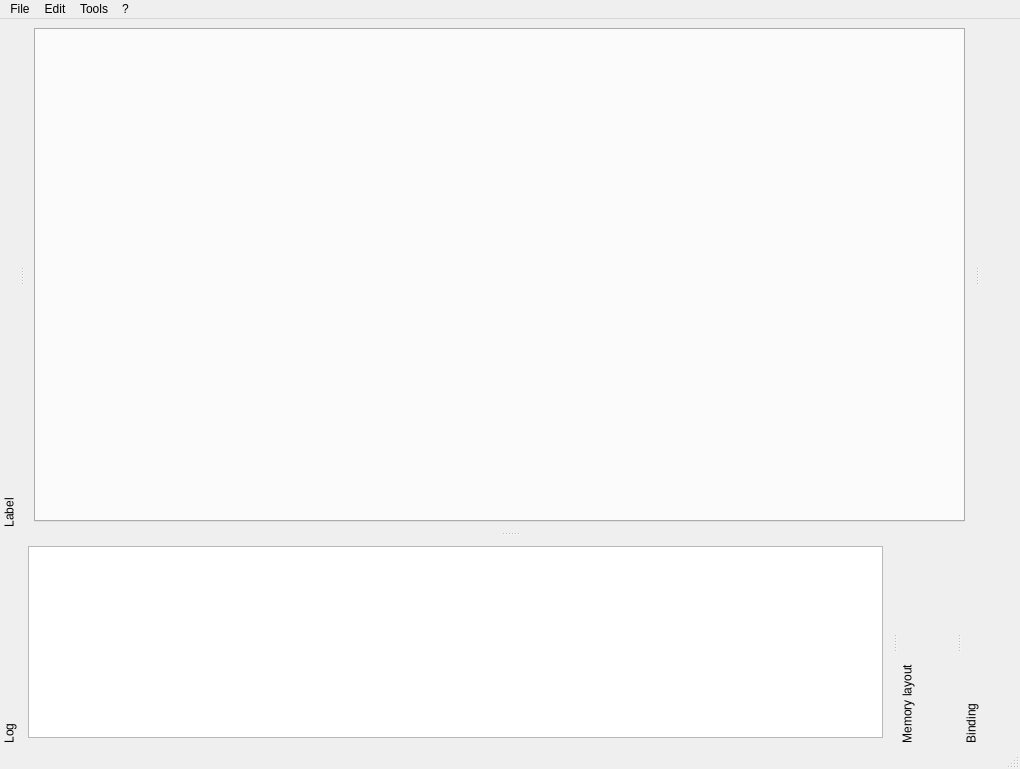
<?xml version="1.0" encoding="UTF-8"?>
<ui version="4.0">
 <class>MainWindow</class>
 <widget class="QMainWindow" name="MainWindow">
  <property name="geometry">
   <rect>
    <x>0</x>
    <y>0</y>
    <width>1020</width>
    <height>769</height>
   </rect>
  </property>
  <property name="acceptDrops">
   <bool>true</bool>
  </property>
  <property name="windowTitle">
   <string>Medusa</string>
  </property>
  <property name="windowIcon">
   <iconset resource="Resources.qrc">
    <normaloff>:/logo/medusa.png</normaloff>:/logo/medusa.png</iconset>
  </property>
  <property name="locale">
   <locale language="English" country="UnitedStates"/>
  </property>
  <property name="dockOptions">
   <set>QMainWindow::AllowNestedDocks|QMainWindow::AllowTabbedDocks|QMainWindow::AnimatedDocks|QMainWindow::ForceTabbedDocks|QMainWindow::VerticalTabs</set>
  </property>
  <widget class="QWidget" name="centralwidget">
   <layout class="QVBoxLayout" name="verticalLayout">
    <item>
     <widget class="QTabWidget" name="tabWidget">
      <property name="currentIndex">
       <number>-1</number>
      </property>
     </widget>
    </item>
   </layout>
  </widget>
  <widget class="QMenuBar" name="menubar">
   <property name="geometry">
    <rect>
     <x>0</x>
     <y>0</y>
     <width>1020</width>
     <height>21</height>
    </rect>
   </property>
   <widget class="QMenu" name="menuFile">
    <property name="title">
     <string>File</string>
    </property>
    <addaction name="actionOpen"/>
    <addaction name="actionClose"/>
    <addaction name="actionLoad"/>
    <addaction name="actionSave"/>
    <addaction name="actionQuit"/>
   </widget>
   <widget class="QMenu" name="menu">
    <property name="title">
     <string>?</string>
    </property>
    <addaction name="actionAbout"/>
   </widget>
   <widget class="QMenu" name="menuTools">
    <property name="title">
     <string>Tools</string>
    </property>
    <addaction name="actionGoto"/>
   </widget>
   <widget class="QMenu" name="menuEdit">
    <property name="title">
     <string>Edit</string>
    </property>
    <addaction name="actionSettings"/>
   </widget>
   <addaction name="menuFile"/>
   <addaction name="menuEdit"/>
   <addaction name="menuTools"/>
   <addaction name="menu"/>
  </widget>
  <widget class="QStatusBar" name="statusbar"/>
  <widget class="QDockWidget" name="logDock">
   <property name="features">
    <set>QDockWidget::DockWidgetMovable|QDockWidget::DockWidgetVerticalTitleBar</set>
   </property>
   <property name="allowedAreas">
    <set>Qt::BottomDockWidgetArea</set>
   </property>
   <property name="windowTitle">
    <string>Log</string>
   </property>
   <attribute name="dockWidgetArea">
    <number>8</number>
   </attribute>
   <widget class="QWidget" name="logDockWidgetContents">
    <layout class="QVBoxLayout" name="verticalLayout_3">
     <item>
      <widget class="QPlainTextEdit" name="logEdit">
       <property name="minimumSize">
        <size>
         <width>0</width>
         <height>0</height>
        </size>
       </property>
       <property name="readOnly">
        <bool>true</bool>
       </property>
      </widget>
     </item>
    </layout>
   </widget>
  </widget>
  <widget class="QDockWidget" name="labelDock">
   <property name="accessibleName">
    <string/>
   </property>
   <property name="features">
    <set>QDockWidget::DockWidgetMovable|QDockWidget::DockWidgetVerticalTitleBar</set>
   </property>
   <property name="allowedAreas">
    <set>Qt::LeftDockWidgetArea</set>
   </property>
   <property name="windowTitle">
    <string>Label</string>
   </property>
   <attribute name="dockWidgetArea">
    <number>1</number>
   </attribute>
   <widget class="QWidget" name="labelDockWidgetContents"/>
  </widget>
  <widget class="QDockWidget" name="addressDock">
   <property name="minimumSize">
    <size>
     <width>40</width>
     <height>400</height>
    </size>
   </property>
   <property name="features">
    <set>QDockWidget::NoDockWidgetFeatures</set>
   </property>
   <property name="allowedAreas">
    <set>Qt::RightDockWidgetArea</set>
   </property>
   <attribute name="dockWidgetArea">
    <number>2</number>
   </attribute>
   <widget class="QWidget" name="AddressDockContents"/>
  </widget>
  <widget class="QDockWidget" name="memAreaDock">
   <property name="features">
    <set>QDockWidget::DockWidgetMovable|QDockWidget::DockWidgetVerticalTitleBar</set>
   </property>
   <property name="windowTitle">
    <string>Memory layout</string>
   </property>
   <attribute name="dockWidgetArea">
    <number>8</number>
   </attribute>
  </widget>
  <widget class="QDockWidget" name="BindingDock">
   <property name="features">
    <set>QDockWidget::DockWidgetMovable|QDockWidget::DockWidgetVerticalTitleBar</set>
   </property>
   <property name="windowTitle">
    <string>Binding</string>
   </property>
   <attribute name="dockWidgetArea">
    <number>8</number>
   </attribute>
   <widget class="QWidget" name="BindingDockContents"/>
  </widget>
  <action name="actionOpen">
   <property name="icon">
    <iconset resource="Resources.qrc">
     <normaloff>:/icons/document-new.png</normaloff>:/icons/document-new.png</iconset>
   </property>
   <property name="text">
    <string>Open</string>
   </property>
   <property name="shortcut">
    <string>Ctrl+O</string>
   </property>
  </action>
  <action name="actionClose">
   <property name="enabled">
    <bool>false</bool>
   </property>
   <property name="icon">
    <iconset resource="Resources.qrc">
     <normaloff>:/icons/close.png</normaloff>:/icons/close.png</iconset>
   </property>
   <property name="text">
    <string>Close</string>
   </property>
   <property name="shortcut">
    <string>Ctrl+W</string>
   </property>
  </action>
  <action name="actionQuit">
   <property name="icon">
    <iconset resource="Resources.qrc">
     <normaloff>:/icons/quit.png</normaloff>:/icons/quit.png</iconset>
   </property>
   <property name="text">
    <string>Quit</string>
   </property>
   <property name="shortcut">
    <string notr="true">Ctrl+Q</string>
   </property>
  </action>
  <action name="actionAbout">
   <property name="icon">
    <iconset resource="Resources.qrc">
     <normaloff>:/icons/about.png</normaloff>:/icons/about.png</iconset>
   </property>
   <property name="text">
    <string>About</string>
   </property>
  </action>
  <action name="actionDisassembly">
   <property name="icon">
    <iconset resource="Resources.qrc">
     <normaloff>:/icons/view-disassembly.png</normaloff>:/icons/view-disassembly.png</iconset>
   </property>
   <property name="text">
    <string>Disassembly</string>
   </property>
   <property name="shortcut">
    <string>Ctrl+Shift+D</string>
   </property>
  </action>
  <action name="actionHexDump">
   <property name="text">
    <string>Hex Dump</string>
   </property>
   <property name="shortcut">
    <string>Ctrl+Shift+H</string>
   </property>
  </action>
  <action name="actionGoto">
   <property name="enabled">
    <bool>false</bool>
   </property>
   <property name="text">
    <string>Goto</string>
   </property>
   <property name="shortcut">
    <string>Ctrl+G</string>
   </property>
  </action>
  <action name="actionSettings">
   <property name="icon">
    <iconset resource="Resources.qrc">
     <normaloff>:/icons/settings.png</normaloff>:/icons/settings.png</iconset>
   </property>
   <property name="text">
    <string>Settings</string>
   </property>
  </action>
  <action name="actionJump_History">
   <property name="text">
    <string>Jump History</string>
   </property>
  </action>
  <action name="actionLog">
   <property name="icon">
    <iconset resource="Resources.qrc">
     <normaloff>:/icons/log.png</normaloff>:/icons/log.png</iconset>
   </property>
   <property name="text">
    <string>Log</string>
   </property>
  </action>
  <action name="actionData">
   <property name="text">
    <string>Data</string>
   </property>
  </action>
  <action name="actionCode">
   <property name="text">
    <string>Code</string>
   </property>
  </action>
  <action name="actionString">
   <property name="text">
    <string>String</string>
   </property>
  </action>
  <action name="actionImported">
   <property name="text">
    <string>Imported</string>
   </property>
  </action>
  <action name="actionExported">
   <property name="text">
    <string>Exported</string>
   </property>
  </action>
  <action name="actionSave">
   <property name="icon">
    <iconset resource="Resources.qrc">
     <normaloff>:/icons/document-save.png</normaloff>:/icons/document-save.png</iconset>
   </property>
   <property name="text">
    <string>Save</string>
   </property>
  </action>
  <action name="actionLoad">
   <property name="icon">
    <iconset resource="Resources.qrc">
     <normaloff>:/icons/document-load.png</normaloff>:/icons/document-load.png</iconset>
   </property>
   <property name="text">
    <string>Load</string>
   </property>
   <property name="toolTip">
    <string>Load</string>
   </property>
  </action>
 </widget>
 <resources>
  <include location="Resources.qrc"/>
 </resources>
 <connections>
  <connection>
   <sender>actionQuit</sender>
   <signal>triggered()</signal>
   <receiver>MainWindow</receiver>
   <slot>close()</slot>
   <hints>
    <hint type="sourcelabel">
     <x>-1</x>
     <y>-1</y>
    </hint>
    <hint type="destinationlabel">
     <x>399</x>
     <y>299</y>
    </hint>
   </hints>
  </connection>
  <connection>
   <sender>actionLog</sender>
   <signal>triggered(bool)</signal>
   <receiver>logDock</receiver>
   <slot>show()</slot>
   <hints>
    <hint type="sourcelabel">
     <x>-1</x>
     <y>-1</y>
    </hint>
    <hint type="destinationlabel">
     <x>44</x>
     <y>646</y>
    </hint>
   </hints>
  </connection>
 </connections>
</ui>
